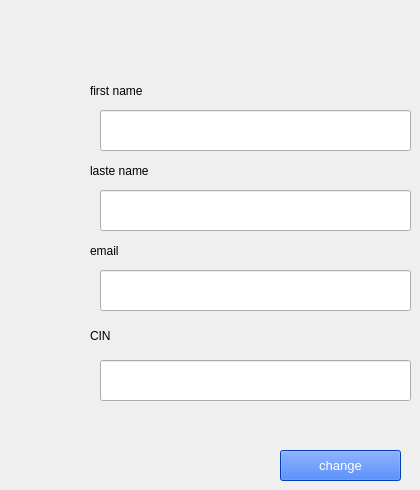
         <widget class="QWidget" name="user_page">
          <widget class="QLineEdit" name="user_firstname">
           <property name="geometry">
            <rect>
             <x>100</x>
             <y>110</y>
             <width>311</width>
             <height>41</height>
            </rect>
           </property>
          </widget>
          <widget class="QLineEdit" name="user_lastname">
           <property name="geometry">
            <rect>
             <x>100</x>
             <y>190</y>
             <width>311</width>
             <height>41</height>
            </rect>
           </property>
          </widget>
          <widget class="QLineEdit" name="user_email">
           <property name="geometry">
            <rect>
             <x>100</x>
             <y>270</y>
             <width>311</width>
             <height>41</height>
            </rect>
           </property>
          </widget>
          <widget class="QLabel" name="label_27">
           <property name="geometry">
            <rect>
             <x>90</x>
             <y>80</y>
             <width>131</width>
             <height>21</height>
            </rect>
           </property>
           <property name="text">
            <string>first name</string>
           </property>
          </widget>
          <widget class="QLabel" name="label_38">
           <property name="geometry">
            <rect>
             <x>90</x>
             <y>160</y>
             <width>121</width>
             <height>21</height>
            </rect>
           </property>
           <property name="text">
            <string>laste name</string>
           </property>
          </widget>
          <widget class="QLabel" name="label_39">
           <property name="geometry">
            <rect>
             <x>90</x>
             <y>235</y>
             <width>131</width>
             <height>31</height>
            </rect>
           </property>
           <property name="text">
            <string>email</string>
           </property>
          </widget>
          <widget class="QLineEdit" name="user_cin">
           <property name="geometry">
            <rect>
             <x>100</x>
             <y>360</y>
             <width>311</width>
             <height>41</height>
            </rect>
           </property>
          </widget>
          <widget class="QLabel" name="label_40">
           <property name="geometry">
            <rect>
             <x>90</x>
             <y>320</y>
             <width>131</width>
             <height>31</height>
            </rect>
           </property>
           <property name="text">
            <string>CIN</string>
           </property>
          </widget>
          <widget class="QPushButton" name="change">
           <property name="geometry">
            <rect>
             <x>280</x>
             <y>450</y>
             <width>121</width>
             <height>31</height>
            </rect>
           </property>
           <property name="font">
            <font>
             <pointsize>10</pointsize>
             <weight>50</weight>
             <bold>false</bold>
            </font>
           </property>
           <property name="styleSheet">
            <string notr="true">background-color: rgb(0, 85, 255);
color: rgb(255, 255, 255);</string>
           </property>
           <property name="text">
            <string>change</string>
           </property>
           <property name="checkable">
            <bool>true</bool>
           </property>
           <property name="autoExclusive">
            <bool>true</bool>
           </property>
          </widget>
         </widget>
